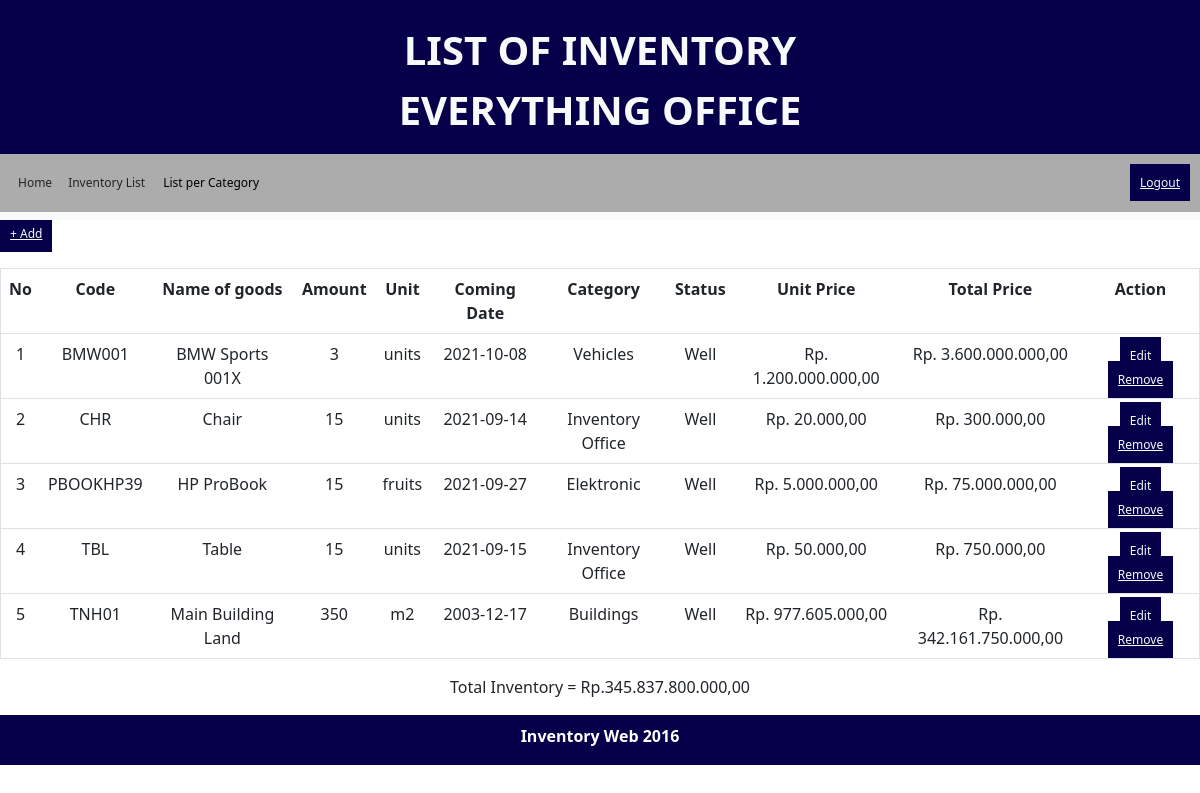
The page /inventaris.php on the database its author committed.
### tables this page shows
CREATE TABLE `inventaris` (
  `item_id` varchar(10) NOT NULL,
  `item_name` varchar(30) DEFAULT NULL,
  `amount` int(11) DEFAULT NULL,
  `unit` varchar(15) DEFAULT NULL,
  `arrival_date` date DEFAULT NULL,
  `category` varchar(20) DEFAULT NULL,
  `item_status` varchar(20) DEFAULT NULL,
  `price` int(20) DEFAULT NULL
);

### functions.php (called while the page is built, shortened)
<?php
	$koneksi = mysqli_connect("localhost", "root", "", "responsi");
	function query($query) {
		global $koneksi;
		$result = mysqli_query($koneksi, $query);
		$rows = [];
		while( $row = mysqli_fetch_assoc($result) ) {
			$rows[] = $row;
		}
		return $rows;
	}
?>

### inventaris.php (the view, shortened to what this page needs)
<?php
require 'functions.php';
$inventaris = query("SELECT * FROM inventaris");
?>
<!DOCTYPE html>
<html lang="en">
<head>
    <link href="https://cdn.jsdelivr.net/npm/bootstrap@5.1.3/dist/css/bootstrap.min.css" rel="stylesheet">
	<link rel="stylesheet" href="https://stackpath.bootstrapcdn.com/font-awesome/4.7.0/css/font-awesome.min.css">
	<link rel="stylesheet" type="text/css" href="css/style.css">
</head>
<body>
<nav class="topnav navbar-dark bg-blue">
  <p class="judul text-light">
    LIST OF INVENTORY<br>
    EVERYTHING OFFICE
  </p>
</nav>
<nav class="navbar navbar-expand-lg navbar-light bg-light">
  <div class="collapse navbar-collapse nav-link" id="navbarNavDropdown">
    <ul class="navbar-nav">
      <li class="nav-item active">
        <a class="nav-link text-dark" href="home.php">Home</a>
      </li>
      <li class="nav-item">
        <a class="nav-link text-dark" href="inventaris.php">Inventory List</a>
      </li>
      <li class="dropdown">
        <button class="dropbtn">List per Category</button>
      </li>
    </ul>
    <ul class="navbar-nav ms-auto">
      <li class="nav-item">
        <a class="nav-blue text-light" href="logout.php">Logout</a>
      </li>
    </ul>
  </div>
</nav>
<div class="body">
    <ul class="navbar-nav ms-auto">
      <li class="nav-item">
        <a class="nav-blue text-light" href="tambah.php">+ Add</a><br><br>
      </li>
    </ul>
    <table class="table" border="1" cellpadding="10" cellspacing="0">
        <tr>
            <th>No</th>
            <th>Code</th>
            <th>Name of goods</th>
            <th>Amount</th>
            <th>Unit</th>
            <th>Coming Date</th>
            <th>Category</th>
            <th>Status</th>
            <th>Unit Price</th>
            <th>Total Price</th>
            <th>Action</th>
        </tr>
        <?php $i = 1; $totalinventaris=0;?>
	      <?php foreach ($inventaris as $inv) : ?>
        <tr>
            <td><?= $i ?></td>
            <td><?= $inv["item_id"]; ?></td>
            <td><?= $inv["item_name"]; ?></td>
            <td><?= $inv["amount"]; ?></td>
            <td><?= $inv["unit"]; ?></td>
    	    	<td><?= $inv["arrival_date"]; ?></td>
    	    	<td><?= $inv["category"]; ?></td>
		        <td><?= $inv["item_status"]; ?></td>
            <?php $num=$inv["price"]; ?>
            <?php $numformat = number_format($num,2,",","."); ?>
			      <td>Rp. <?php echo $numformat; ?></td>
            <td>Rp. <?php $total=$inv["price"]*$inv["amount"]; $totalFormat = number_format($total,2,",","."); echo $totalFormat; ?></td>
	  	    	<td>
		        	<a class="nav-blue text-light" href="edit.php?item_id=<?= $inv["item_id"]; ?>">Edit</a>
				      <a class="nav-blue text-light" href="hapus.php?item_id=<?= $inv["item_id"]; ?>" onclick="return confirm('Are You Sure?');">Remove</a>
		        </td>
		    </tr>
		  <?php $i++; $totalinventaris=$totalinventaris+$total;?>
    	<?php endforeach; ?>
    </table>
  <p align="center">Total Inventory = Rp.<?php $totalinventarisformat=number_format($totalinventaris,2,",","."); echo $totalinventarisformat;?></p>
  </div>
<div class="footer bg-blue">
		<p>Inventory Web 2016</p>
	</div>
</body>
</html>

### css/style.css (style rules this page uses)
.nav-link { background-color: #acacac; padding: 10px; font-size: 12px; border: none; }
.collapse { margin-top: -10px; }
.nav-blue { background-color: #050049; padding: 10px; font-size: 12px; border: none; }
.dropbtn { background-color: #acacac; color: rgb(0, 0, 0); padding: 10px; font-size: 12px; border: none; }
.dropdown { position: relative; display: inline-block; }
.bg-blue { background-color: #050049 }
nav.topnav { text-align: center; font-size:40px; margin-bottom:-20px; padding: 20px; }
p.judul { font-weight: bold; }
div.footer { text-align: center; font-weight: bold; color: #fff; padding-top: 9px; padding-bottom: 1px; }
th { text-align: center; }
td { text-align: center; }

### rows shown on the page
inventaris: item_id "BMW001", item_name "BMW Sports 001X", amount "3", unit "units", arrival_date "2021-10-08", category "Vehicles", item_status "Well", price "1.200.000.000,00", totalFormat "3.600.000.000,00"
inventaris: item_id "CHR", item_name "Chair", amount "15", unit "units", arrival_date "2021-09-14", category "Inventory Office", item_status "Well", price "20.000,00", totalFormat "300.000,00"
inventaris: item_id "PBOOKHP39", item_name "HP ProBook", amount "15", unit "fruits", arrival_date "2021-09-27", category "Elektronic", item_status "Well", price "5.000.000,00", totalFormat "75.000.000,00"
inventaris: item_id "TBL", item_name "Table", amount "15", unit "units", arrival_date "2021-09-15", category "Inventory Office", item_status "Well", price "50.000,00", totalFormat "750.000,00"
inventaris: item_id "TNH01", item_name "Main Building Land", amount "350", unit "m2", arrival_date "2003-12-17", category "Buildings", item_status "Well", price "977.605.000,00", totalFormat "342.161.750.000,00"

### other values the page prints
$totalinventarisformat "345.837.800.000,00"
